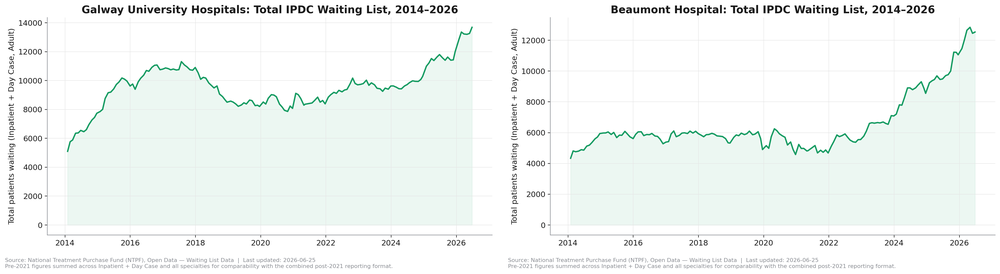
#> input picture articles/2026-08-hospital-waiting-lists/images/galway-beaumont-trend-comparison.png, 1000 x 274 px, shrunk from 3996 x 1096 before the run
$ python side_by_side.py ../articles/2026-08-hospital-waiting-lists/images/galway-beaumont-trend-comparison.png ../articles/2026-08-hospital-waiting-lists/images/galway-university-hospitals-band-breakdown.png ../articles/2026-08-hospital-waiting-lists/images/galway-university-hospitals-band-breakdown.png
#> lines starting #> are read from the running program, lines starting #| are printed output that depends on the picture
"""
Utility: stitch two already-generated chart PNGs side by side into one
composite image, for articles that compare two hospitals/charts directly.

Deliberately a post-processing composite of two independently-correct,
independently-regenerable PNGs, not a new data visualization in its own
right — each source chart is still produced (and can be fact-checked) on
its own by its own script; this just makes them easy to view together.
Keeps each chart's own scale/axis rather than forcing a shared y-axis,
since forcing one would misrepresent charts being compared precisely
because they're at different scales.

USAGE:
    python charts/side_by_side.py <left.png> <right.png> <output.png>
"""

import sys
from pathlib import Path

from PIL import Image

REPO_ROOT = Path(__file__).resolve().parents[1]

GAP_PX = 24
BACKGROUND = (255, 255, 255)


def stitch(left_path: Path, right_path: Path, output_path: Path) -> None:
    left = Image.open(left_path)
#> left is the input picture: PIL image 1000x274 RGB; mean R, G, B 242, 246.7, 244.6
    right = Image.open(right_path)
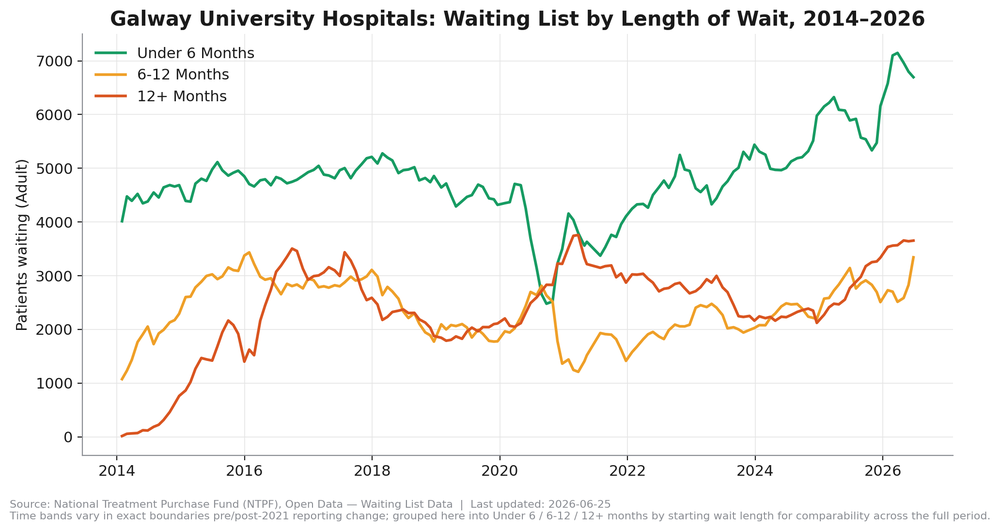
#> input picture articles/2026-08-hospital-waiting-lists/images/galway-university-hospitals-band-breakdown.png, 1000 x 531 px, shrunk from 2064 x 1096 before the run
#> right is the input picture: PIL image 1000x531 RGBA; mean R, G, B, A 247.4, 247.1, 245.5, 255

    # Match heights (pad the shorter one, don't stretch) so neither chart's
    # own proportions get distorted.
    height = max(left.height, right.height)
#> height = 531
    width = left.width + GAP_PX + right.width
#> width = 2024

    canvas = Image.new("RGB", (width, height), BACKGROUND)
#> canvas: PIL image 2024x531 RGB; every value is 255
    canvas.paste(left, (0, (height - left.height) // 2))
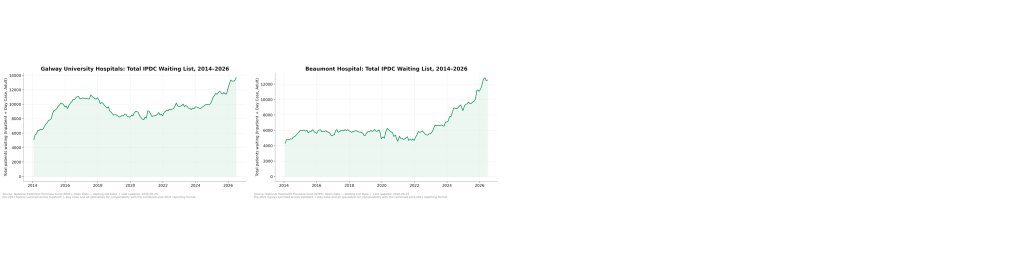
#> canvas: PIL image 2024x531 RGB (shown at 1/2 size); mean R, G, B 251.7, 252.9, 252.4
    canvas.paste(right, (left.width + GAP_PX, (height - right.height) // 2))
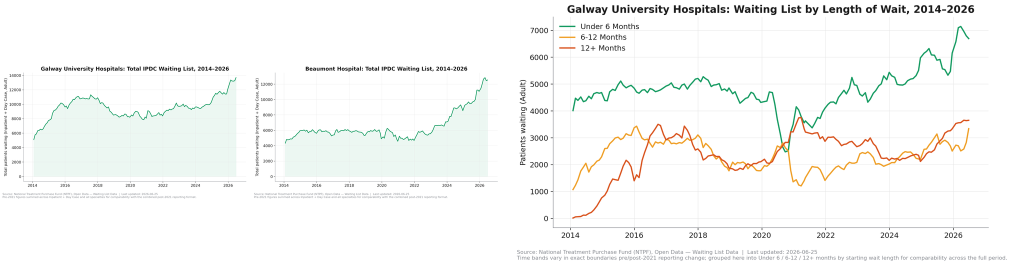
#> canvas: PIL image 2024x531 RGB (shown at 1/2 size); mean R, G, B 247.9, 249, 247.6

    output_path.parent.mkdir(parents=True, exist_ok=True)
    canvas.save(output_path)
    print(f"Composite saved: {output_path}")


def main():
    if len(sys.argv) != 4:
        print("Usage: python charts/side_by_side.py <left.png> <right.png> <output.png>")
        sys.exit(1)

    left_path, right_path, output_path = (Path(p) for p in sys.argv[1:4])
    stitch(left_path, right_path, output_path)


if __name__ == "__main__":
    main()
